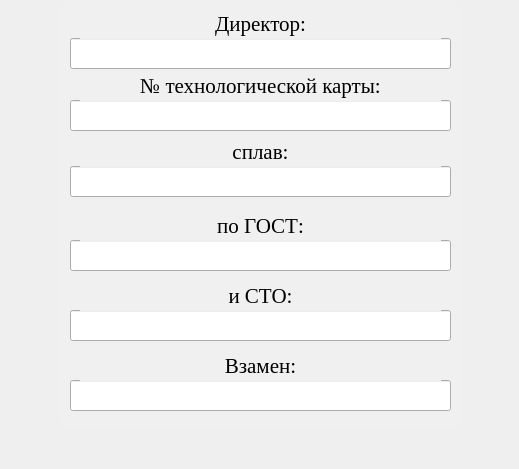
      <widget class="QWidget" name="scrollAreaWidgetContents_7">
       <property name="geometry">
        <rect>
         <x>0</x>
         <y>0</y>
         <width>519</width>
         <height>469</height>
        </rect>
       </property>
       <widget class="QLabel" name="info_window">
        <property name="geometry">
         <rect>
          <x>60</x>
          <y>0</y>
          <width>401</width>
          <height>429</height>
         </rect>
        </property>
        <property name="styleSheet">
         <string notr="true">background-color:rgb(240, 240, 240);
border-radius: 15px;
color: rgb(255, 255, 17);</string>
        </property>
        <property name="text">
         <string/>
        </property>
       </widget>
       <widget class="QLineEdit" name="number_card_edit">
        <property name="geometry">
         <rect>
          <x>70</x>
          <y>100</y>
          <width>381</width>
          <height>31</height>
         </rect>
        </property>
        <property name="font">
         <font>
          <family>Times New Roman</family>
          <pointsize>14</pointsize>
         </font>
        </property>
        <property name="text">
         <string/>
        </property>
       </widget>
       <widget class="QLabel" name="number_card">
        <property name="geometry">
         <rect>
          <x>80</x>
          <y>70</y>
          <width>361</width>
          <height>31</height>
         </rect>
        </property>
        <property name="font">
         <font>
          <family>Times New Roman</family>
          <pointsize>16</pointsize>
         </font>
        </property>
        <property name="styleSheet">
         <string notr="true">background-color:rgb(240, 240, 240);</string>
        </property>
        <property name="text">
         <string>№ технологической карты:</string>
        </property>
        <property name="alignment">
         <set>Qt::AlignCenter</set>
        </property>
       </widget>
       <widget class="QLineEdit" name="volochen_item_edit">
        <property name="geometry">
         <rect>
          <x>70</x>
          <y>166</y>
          <width>381</width>
          <height>31</height>
         </rect>
        </property>
        <property name="font">
         <font>
          <family>Times New Roman</family>
          <pointsize>14</pointsize>
         </font>
        </property>
        <property name="text">
         <string/>
        </property>
       </widget>
       <widget class="QLabel" name="volochen_item">
        <property name="geometry">
         <rect>
          <x>80</x>
          <y>136</y>
          <width>361</width>
          <height>31</height>
         </rect>
        </property>
        <property name="font">
         <font>
          <family>Times New Roman</family>
          <pointsize>16</pointsize>
         </font>
        </property>
        <property name="styleSheet">
         <string notr="true">background-color:rgb(240, 240, 240);</string>
        </property>
        <property name="text">
         <string>сплав:</string>
        </property>
        <property name="alignment">
         <set>Qt::AlignCenter</set>
        </property>
       </widget>
       <widget class="QLineEdit" name="gost_edit">
        <property name="geometry">
         <rect>
          <x>70</x>
          <y>240</y>
          <width>381</width>
          <height>31</height>
         </rect>
        </property>
        <property name="font">
         <font>
          <family>Times New Roman</family>
          <pointsize>14</pointsize>
         </font>
        </property>
       </widget>
       <widget class="QLabel" name="gost">
        <property name="geometry">
         <rect>
          <x>80</x>
          <y>210</y>
          <width>361</width>
          <height>31</height>
         </rect>
        </property>
        <property name="font">
         <font>
          <family>Times New Roman</family>
          <pointsize>16</pointsize>
         </font>
        </property>
        <property name="styleSheet">
         <string notr="true">background-color:rgb(240, 240, 240);</string>
        </property>
        <property name="text">
         <string>по ГОСТ:</string>
        </property>
        <property name="alignment">
         <set>Qt::AlignCenter</set>
        </property>
       </widget>
       <widget class="QLineEdit" name="sto_edit">
        <property name="geometry">
         <rect>
          <x>70</x>
          <y>310</y>
          <width>381</width>
          <height>31</height>
         </rect>
        </property>
        <property name="font">
         <font>
          <family>Times New Roman</family>
          <pointsize>14</pointsize>
         </font>
        </property>
       </widget>
       <widget class="QLabel" name="sto">
        <property name="geometry">
         <rect>
          <x>80</x>
          <y>280</y>
          <width>361</width>
          <height>31</height>
         </rect>
        </property>
        <property name="font">
         <font>
          <family>Times New Roman</family>
          <pointsize>16</pointsize>
         </font>
        </property>
        <property name="styleSheet">
         <string notr="true">background-color:rgb(240, 240, 240);</string>
        </property>
        <property name="text">
         <string>и СТО:</string>
        </property>
        <property name="alignment">
         <set>Qt::AlignCenter</set>
        </property>
       </widget>
       <widget class="QLineEdit" name="vzamen_edit">
        <property name="geometry">
         <rect>
          <x>70</x>
          <y>380</y>
          <width>381</width>
          <height>31</height>
         </rect>
        </property>
        <property name="font">
         <font>
          <family>Times New Roman</family>
          <pointsize>12</pointsize>
         </font>
        </property>
       </widget>
       <widget class="QLabel" name="vzamen">
        <property name="geometry">
         <rect>
          <x>80</x>
          <y>350</y>
          <width>361</width>
          <height>31</height>
         </rect>
        </property>
        <property name="font">
         <font>
          <family>Times New Roman</family>
          <pointsize>16</pointsize>
         </font>
        </property>
        <property name="styleSheet">
         <string notr="true">background-color:rgb(240, 240, 240);</string>
        </property>
        <property name="text">
         <string>Взамен:</string>
        </property>
        <property name="alignment">
         <set>Qt::AlignCenter</set>
        </property>
       </widget>
       <widget class="QLineEdit" name="director_edit">
        <property name="geometry">
         <rect>
          <x>70</x>
          <y>38</y>
          <width>381</width>
          <height>31</height>
         </rect>
        </property>
        <property name="font">
         <font>
          <family>Times New Roman</family>
          <pointsize>14</pointsize>
         </font>
        </property>
        <property name="text">
         <string/>
        </property>
       </widget>
       <widget class="QLabel" name="director">
        <property name="geometry">
         <rect>
          <x>80</x>
          <y>8</y>
          <width>361</width>
          <height>31</height>
         </rect>
        </property>
        <property name="font">
         <font>
          <family>Times New Roman</family>
          <pointsize>16</pointsize>
         </font>
        </property>
        <property name="styleSheet">
         <string notr="true">background-color:rgb(240, 240, 240);</string>
        </property>
        <property name="text">
         <string>Директор:</string>
        </property>
        <property name="alignment">
         <set>Qt::AlignCenter</set>
        </property>
       </widget>
      </widget>
